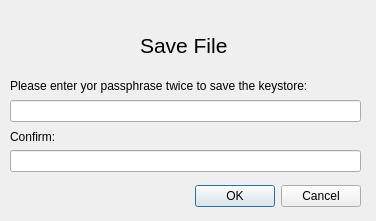
<?xml version="1.0" encoding="UTF-8"?>
<ui version="4.0">
 <class>SaveFilePassphraseDialog</class>
 <widget class="QDialog" name="SaveFilePassphraseDialog">
  <property name="geometry">
   <rect>
    <x>0</x>
    <y>0</y>
    <width>376</width>
    <height>221</height>
   </rect>
  </property>
  <property name="windowTitle">
   <string>Dialog</string>
  </property>
  <widget class="QLabel" name="textLabel">
   <property name="geometry">
    <rect>
     <x>10</x>
     <y>70</y>
     <width>351</width>
     <height>31</height>
    </rect>
   </property>
   <property name="text">
    <string>Please enter yor passphrase twice to save the keystore:</string>
   </property>
  </widget>
  <widget class="QLabel" name="label">
   <property name="geometry">
    <rect>
     <x>70</x>
     <y>10</y>
     <width>51</width>
     <height>51</height>
    </rect>
   </property>
   <property name="text">
    <string/>
   </property>
   <property name="pixmap">
    <pixmap resource="../src/qt/res.qrc">:/icons/object-locked.png</pixmap>
   </property>
  </widget>
  <widget class="QDialogButtonBox" name="buttonBox">
   <property name="geometry">
    <rect>
     <x>20</x>
     <y>180</y>
     <width>341</width>
     <height>32</height>
    </rect>
   </property>
   <property name="orientation">
    <enum>Qt::Horizontal</enum>
   </property>
   <property name="standardButtons">
    <set>QDialogButtonBox::Cancel|QDialogButtonBox::Ok</set>
   </property>
  </widget>
  <widget class="QLabel" name="headerLabel">
   <property name="geometry">
    <rect>
     <x>140</x>
     <y>30</y>
     <width>131</width>
     <height>31</height>
    </rect>
   </property>
   <property name="font">
    <font>
     <pointsize>16</pointsize>
    </font>
   </property>
   <property name="text">
    <string>Save File</string>
   </property>
   <property name="textFormat">
    <enum>Qt::RichText</enum>
   </property>
  </widget>
  <widget class="QLineEdit" name="passphraseEdit">
   <property name="geometry">
    <rect>
     <x>10</x>
     <y>100</y>
     <width>351</width>
     <height>22</height>
    </rect>
   </property>
   <property name="focusPolicy">
    <enum>Qt::StrongFocus</enum>
   </property>
   <property name="echoMode">
    <enum>QLineEdit::Password</enum>
   </property>
  </widget>
  <widget class="QLineEdit" name="passphraseConfirm">
   <property name="geometry">
    <rect>
     <x>10</x>
     <y>150</y>
     <width>351</width>
     <height>22</height>
    </rect>
   </property>
   <property name="focusPolicy">
    <enum>Qt::StrongFocus</enum>
   </property>
   <property name="echoMode">
    <enum>QLineEdit::Password</enum>
   </property>
  </widget>
  <widget class="QLabel" name="label_2">
   <property name="geometry">
    <rect>
     <x>10</x>
     <y>130</y>
     <width>60</width>
     <height>14</height>
    </rect>
   </property>
   <property name="text">
    <string>Confirm:</string>
   </property>
  </widget>
 </widget>
 <tabstops>
  <tabstop>passphraseEdit</tabstop>
  <tabstop>passphraseConfirm</tabstop>
  <tabstop>buttonBox</tabstop>
 </tabstops>
 <resources>
  <include location="../src/qt/res.qrc"/>
 </resources>
 <connections>
  <connection>
   <sender>buttonBox</sender>
   <signal>rejected()</signal>
   <receiver>SaveFilePassphraseDialog</receiver>
   <slot>close()</slot>
   <hints>
    <hint type="sourcelabel">
     <x>190</x>
     <y>195</y>
    </hint>
    <hint type="destinationlabel">
     <x>187</x>
     <y>110</y>
    </hint>
   </hints>
  </connection>
  <connection>
   <sender>buttonBox</sender>
   <signal>accepted()</signal>
   <receiver>SaveFilePassphraseDialog</receiver>
   <slot>accept()</slot>
   <hints>
    <hint type="sourcelabel">
     <x>190</x>
     <y>195</y>
    </hint>
    <hint type="destinationlabel">
     <x>187</x>
     <y>110</y>
    </hint>
   </hints>
  </connection>
 </connections>
</ui>
